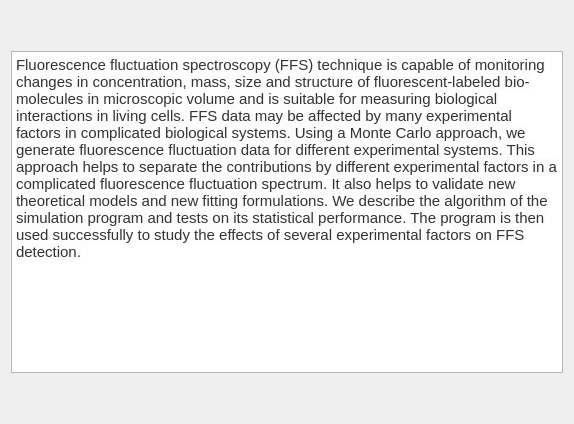
<?xml version="1.0" encoding="UTF-8"?>
<ui version="4.0">
 <class>AboutFormClass</class>
 <widget class="QWidget" name="AboutFormClass">
  <property name="geometry">
   <rect>
    <x>0</x>
    <y>0</y>
    <width>574</width>
    <height>424</height>
   </rect>
  </property>
  <property name="windowTitle">
   <string>Info Window</string>
  </property>
  <layout class="QVBoxLayout" name="verticalLayout_2">
   <item>
    <spacer name="verticalSpacer">
     <property name="orientation">
      <enum>Qt::Vertical</enum>
     </property>
     <property name="sizeType">
      <enum>QSizePolicy::Minimum</enum>
     </property>
     <property name="sizeHint" stdset="0">
      <size>
       <width>20</width>
       <height>40</height>
      </size>
     </property>
    </spacer>
   </item>
   <item>
    <widget class="QTextBrowser" name="textBrowser">
     <property name="maximumSize">
      <size>
       <width>16777215</width>
       <height>16777215</height>
      </size>
     </property>
     <property name="html">
      <string>&lt;!DOCTYPE HTML PUBLIC &quot;-//W3C//DTD HTML 4.0//EN&quot; &quot;http://www.w3.org/TR/REC-html40/strict.dtd&quot;&gt;
&lt;html&gt;&lt;head&gt;&lt;meta name=&quot;qrichtext&quot; content=&quot;1&quot; /&gt;&lt;style type=&quot;text/css&quot;&gt;
p, li { white-space: pre-wrap; }
&lt;/style&gt;&lt;/head&gt;&lt;body style=&quot; font-family:'MS Shell Dlg 2'; font-size:7.8pt; font-weight:400; font-style:normal;&quot;&gt;
&lt;p style=&quot; margin-top:0px; margin-bottom:0px; margin-left:0px; margin-right:0px; -qt-block-indent:0; text-indent:0px;&quot;&gt;&lt;span style=&quot; font-family:'Georgia','Palatino','serif'; font-size:11pt; color:#333333; background-color:#fcfcfc;&quot;&gt;Fluorescence fluctuation spectroscopy (FFS) technique is capable of monitoring changes in concentration, mass, size and structure of fluorescent-labeled bio-molecules in microscopic volume and is suitable for measuring biological interactions in living cells. FFS data may be affected by many experimental factors in complicated biological systems. Using a Monte Carlo approach, we generate fluorescence fluctuation data for different experimental systems. This approach helps to separate the contributions by different experimental factors in a complicated fluorescence fluctuation spectrum. It also helps to validate new theoretical models and new fitting formulations. We describe the algorithm of the simulation program and tests on its statistical performance. The program is then used successfully to study the effects of several experimental factors on FFS detection.&lt;/span&gt;&lt;/p&gt;&lt;/body&gt;&lt;/html&gt;</string>
     </property>
    </widget>
   </item>
   <item>
    <spacer name="verticalSpacer_2">
     <property name="orientation">
      <enum>Qt::Vertical</enum>
     </property>
     <property name="sizeType">
      <enum>QSizePolicy::Minimum</enum>
     </property>
     <property name="sizeHint" stdset="0">
      <size>
       <width>20</width>
       <height>40</height>
      </size>
     </property>
    </spacer>
   </item>
  </layout>
 </widget>
 <resources/>
 <connections/>
</ui>
